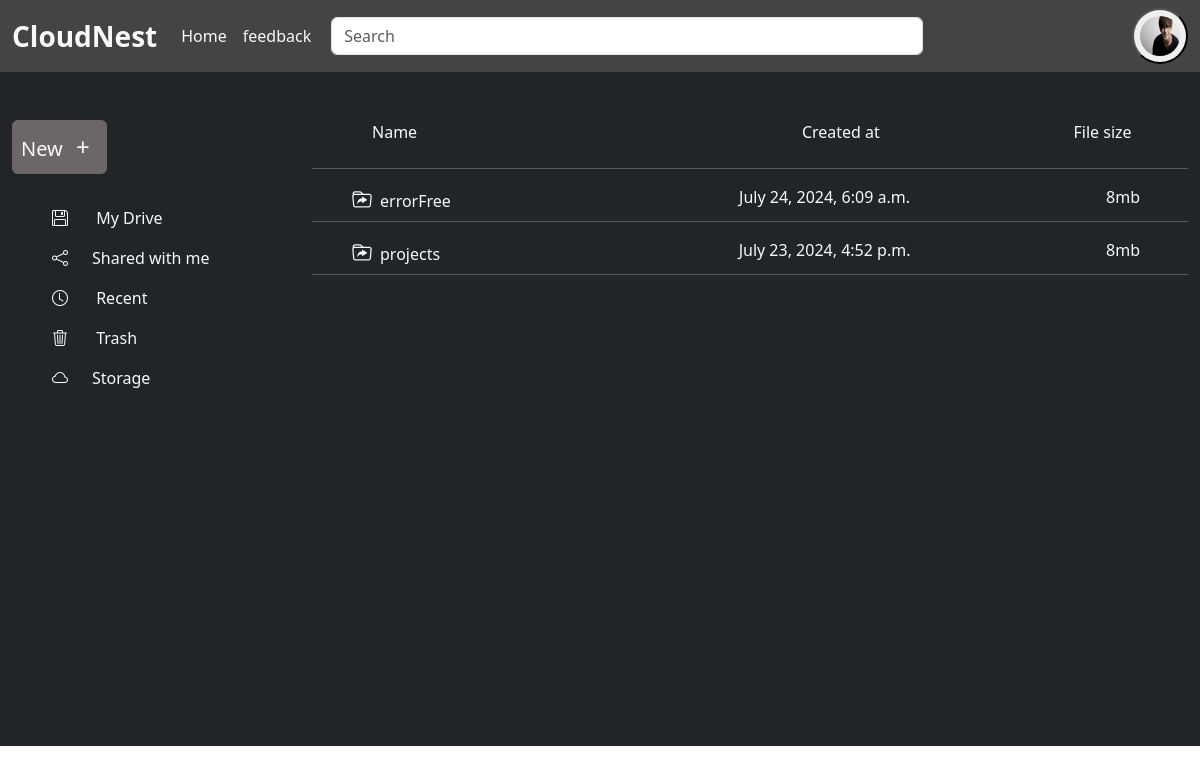
The app's page / (signed in), older data.
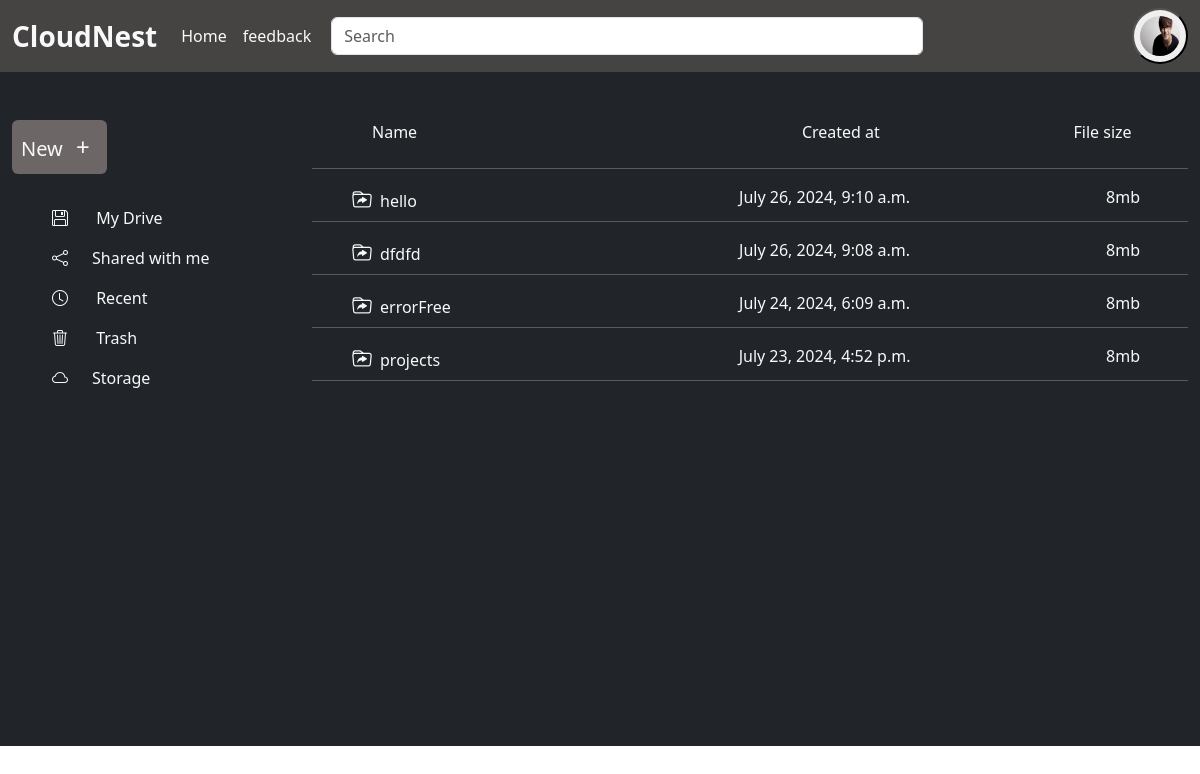
The same page, newer data.
### drive/models.py (models this page shows, shortened)
class Folder(models.Model):
    folderName= models.CharField(max_length=50)
    folderUser = models.ForeignKey(User,on_delete=models.CASCADE)
    created_at = models.DateTimeField(auto_now=True)

### drive/views.py (the view, shortened to what this page needs)
# urls.py: 2. Add a URL to urlpatterns:  path('', views.home, name='home')
def home(request):
    if request.user.is_authenticated:
        folders = Folder.objects.filter(folderUser=request.user).order_by('-id')
        context = {
        'folders' : folders
                }
        return render(request,"home.html",context)
    else:
        return render(request,'home.html')

### drive/templates/home.html (shortened to what this page needs)
{% extends 'index.html' %}
{% block content %}
{% if user.is_authenticated %}
{% include "leftContainer.html" %}
    <div class="container-fluid w-75 float-end bg-dark position-relative me-0 pb-3" style="height:auto;padding-bottom: 23px;">
        <div class="container d-flex justify-content-between w-75 ms-5 mt-5 pb-2 sticky-top  text-light">
            <div class="name w-50">Name</div>
            <div class="owner w-25">Created at</div>
            <div class="file_size " style="margin-right: -20%;">File size</div>
        </div>
        <div class="list-group overflow-y-scroll  p-0" style="height:72.3vh;">
            {% for folder in folders %}
            <hr class="text-light">
            <a href="{% url 'folder' folder.id %}" class="text-decoration-none text-light d-flex justify-content-between ps-4 pe-4 pt-0" style="height: 20px;">
                <div class  ="folder_name w-25 ps-3"><i class="bi bi-folder-symlink pe-2 fs-5"></i>{{folder.folderName}}</div>
                <div class="folder_name">{{folder.created_at}}</div>
                <div class="folder_name pe-4">8mb</div>
            </a>
            {% endfor %}
        <hr class="text-light">
    </div>
    </div>
{% else %}
<p>not authenticated for home page</p>
{% endif %}
{% endblock content %}

Row changes from the older to the newer data that the page shows:
added Folder: folderName "hello", created_at "July 26, 2024, 9:10 a.m."
added Folder: folderName "dfdfd", created_at "July 26, 2024, 9:08 a.m."
